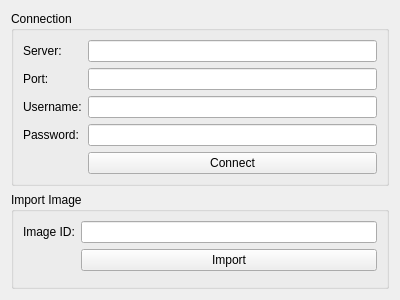
<?xml version="1.0" encoding="UTF-8"?>
<ui version="4.0">
 <class>OMEROImporter</class>
 <widget class="QWidget" name="OMEROImporter">
  <property name="geometry">
   <rect>
    <x>0</x>
    <y>0</y>
    <width>400</width>
    <height>300</height>
   </rect>
  </property>
  <property name="windowTitle">
   <string>OMERO Importer</string>
  </property>
  <layout class="QVBoxLayout" name="verticalLayout">
   <item>
    <layout class="QVBoxLayout" name="mainLayout">
     <item>
      <widget class="QGroupBox" name="connectionGroupBox">
       <property name="title">
        <string>Connection</string>
       </property>
       <layout class="QFormLayout" name="formLayout">
        <item row="0" column="0">
         <widget class="QLabel" name="serverLabel">
          <property name="text">
           <string>Server:</string>
          </property>
         </widget>
        </item>
        <item row="0" column="1">
         <widget class="QLineEdit" name="serverEdit"/>
        </item>
        <item row="1" column="0">
         <widget class="QLabel" name="portLabel">
          <property name="text">
           <string>Port:</string>
          </property>
         </widget>
        </item>
        <item row="1" column="1">
         <widget class="QLineEdit" name="portEdit"/>
        </item>
        <item row="2" column="0">
         <widget class="QLabel" name="usernameLabel">
          <property name="text">
           <string>Username:</string>
          </property>
         </widget>
        </item>
        <item row="2" column="1">
         <widget class="QLineEdit" name="usernameEdit"/>
        </item>
        <item row="3" column="0">
         <widget class="QLabel" name="passwordLabel">
          <property name="text">
           <string>Password:</string>
          </property>
         </widget>
        </item>
        <item row="3" column="1">
         <widget class="QLineEdit" name="passwordEdit">
          <property name="echoMode">
           <enum>QLineEdit::Password</enum>
          </property>
         </widget>
        </item>
        <item row="4" column="1">
         <widget class="QPushButton" name="connectButton">
          <property name="text">
           <string>Connect</string>
          </property>
         </widget>
        </item>
       </layout>
      </widget>
     </item>
     <item>
      <widget class="QGroupBox" name="importGroupBox">
       <property name="title">
        <string>Import Image</string>
       </property>
       <layout class="QFormLayout" name="formLayout2">
        <item row="0" column="0">
         <widget class="QLabel" name="imageIdLabel">
          <property name="text">
           <string>Image ID:</string>
          </property>
         </widget>
        </item>
        <item row="0" column="1">
         <widget class="QLineEdit" name="imageIdEdit"/>
        </item>
        <item row="1" column="1">
         <widget class="QPushButton" name="importButton">
          <property name="text">
           <string>Import</string>
          </property>
         </widget>
        </item>
       </layout>
      </widget>
     </item>
    </layout>
   </item>
  </layout>
 </widget>
 <resources/>
 <connections/>
</ui>
